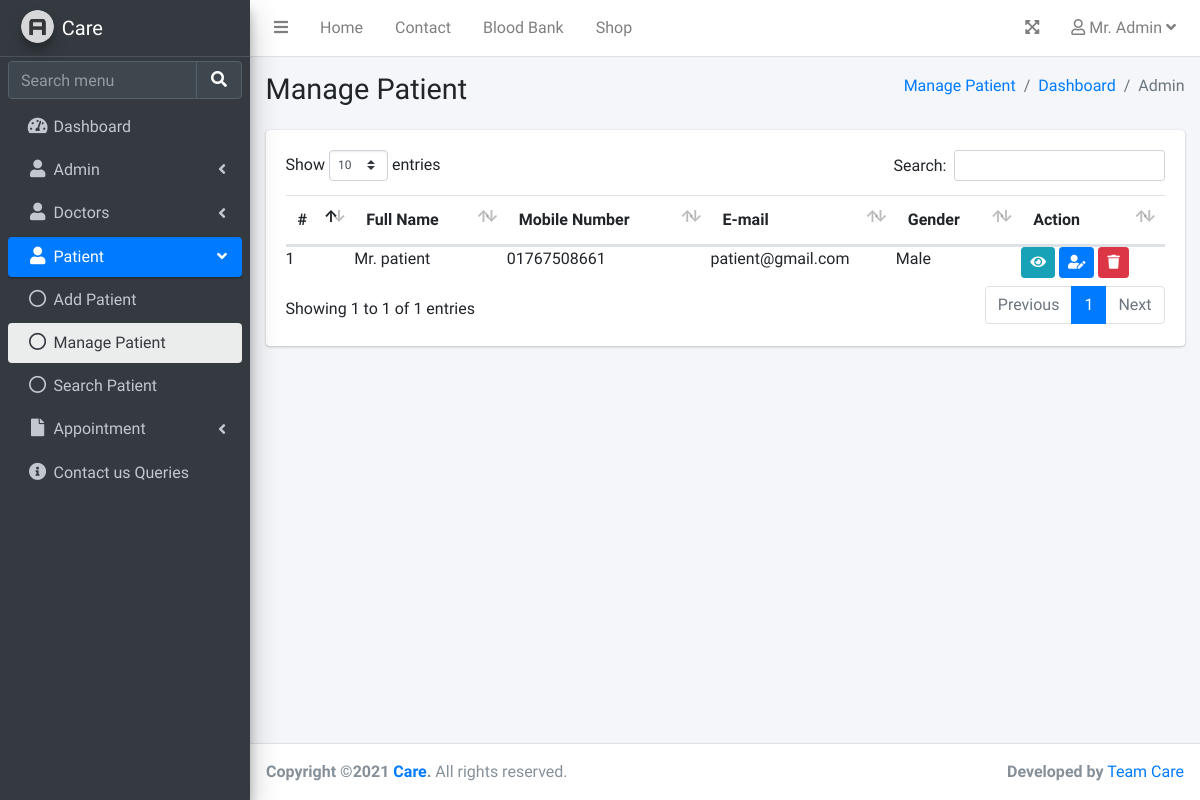
/manage-patient.php (signed in), run on an earlier commit of the app's database.
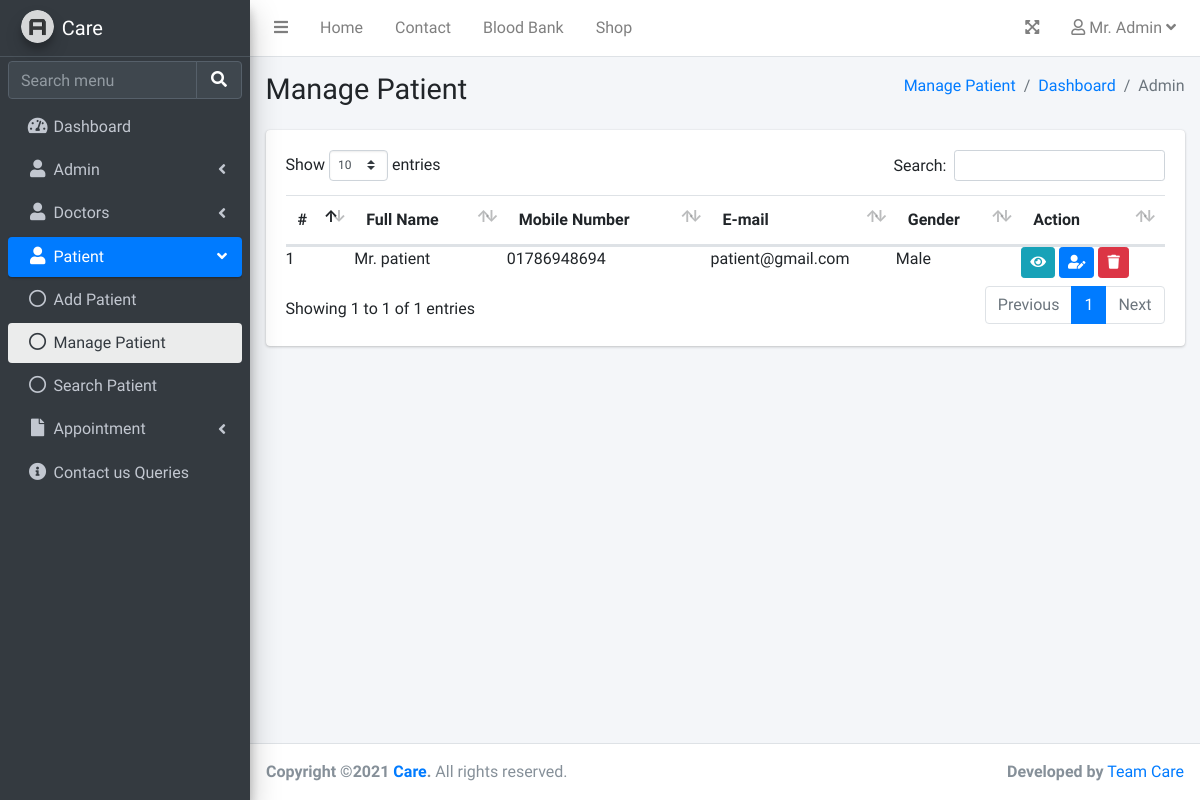
And on a later commit of the database.
### tables this page shows
CREATE TABLE IF NOT EXISTS `users` (
  `id` int(11) NOT NULL AUTO_INCREMENT,
  `specialization` varchar(191) DEFAULT NULL,
  `fees` double DEFAULT '0',
  `fullName` varchar(255) DEFAULT NULL,
  `address` longtext,
  `city` varchar(255) DEFAULT NULL,
  `gender` varchar(255) DEFAULT NULL,
  `email` varchar(255) DEFAULT NULL,
  `mobile_number` varchar(50) DEFAULT NULL,
  `age` double DEFAULT '0',
  `password` varchar(255) DEFAULT NULL,
  `role` varchar(100) NOT NULL DEFAULT 'patient',
  `created_at` timestamp NULL DEFAULT CURRENT_TIMESTAMP,
  `updated_at` timestamp NULL DEFAULT CURRENT_TIMESTAMP ON UPDATE CURRENT_TIMESTAMP,
  PRIMARY KEY (`id`),
  KEY `email` (`email`)
);

### manage-patient.php (the view, shortened to what this page needs)
<?php
$con = connection();
?>
<!DOCTYPE html>
<html lang="en">
<head>
    <link rel="stylesheet" href="plugins/fontawesome-free/css/all.min.css">
    <link rel="stylesheet" href="plugins/datatables-bs4/css/dataTables.bootstrap4.min.css">
    <link rel="stylesheet" href="plugins/datatables-responsive/css/responsive.bootstrap4.min.css">
    <link rel="stylesheet" href="plugins/datatables-buttons/css/buttons.bootstrap4.min.css">
    <link rel="stylesheet" href="dist/css/adminlte.min.css">
</head>
<body class="hold-transition sidebar-mini layout-fixed">
<div class="wrapper">
    <?php include('include/nav.php'); ?>
    <?php include('include/menu.php'); ?>
    <div class="content-wrapper">
        <div class="content-header">
            <div class="container-fluid">
                <div class="row mb-2">
                    <div class="col-sm-6">
                        <h1 class="m-0">Manage Patient</h1>
                    </div>
                    <div class="col-sm-6">
                        <ol class="breadcrumb float-sm-right">
                            <li class="breadcrumb-item"><a href="manage-patient.php">Manage Patient</a></li>
                            <li class="breadcrumb-item"><a href="dashboard.php">Dashboard</a></li>
                            <li class="breadcrumb-item active"><?php echo ucfirst($_SESSION['user_details']['role']); ?></li>
                        </ol>
                    </div>
                </div>
            </div>
        </div>
        <section class="content">
            <div class="container-fluid">
                <div class="card">
                    <div class="card-body">
                        <table class="table table-hover" id="datatable">
                            <thead>
                            <tr>
                                <th>#</th>
                                <th>Full Name</th>
                                <th>Mobile Number</th>
                                <th>E-mail</th>
                                <th>Gender </th>
                                <th>Action</th>
                            </tr>
                            </thead>
                            <tbody>
                            <?php
                            $sql=mysqli_query($con,"select * from users where role='patient'");
                            $cnt=1;
                            while($row=mysqli_fetch_array($sql))
                            {
                                ?>
                                <tr>
                                    <td class="p-0 m-0"><?php echo $cnt;?></td>
                                    <td class="p-0 m-0"><?php echo $row['fullName'];?></td>
                                    <td class="p-0 m-0"><?php echo $row['mobile_number'];?></td>
                                    <td class="p-0 m-0"><?php echo $row['email'];?></td>
                                    <td class="p-0 m-0"><?php echo ucfirst($row['gender']);?></td>
                                    <td class="p-0 m-0">
                                        <a href="view.php?id=<?php echo $row['id']?>" class="btn btn-info btn-sm"><i class="fa fa-eye"></i></a>
                                        <a href="edit-patient.php?id=<?php echo $row['id']?>" onClick="return confirm('Are you sure you want to edit?')" class="btn btn-primary btn-sm"><i class="fa fa-user-edit"></i></a>
                                        <a href="manage-patient.php?id=<?php echo $row['id']?>&del=delete" onClick="return confirm('Are you sure you want to delete?')" class="btn btn-danger btn-sm"><i class="fa fa-trash"></i></a>
                                    </td>
                                </tr>
                                <?php
                                $cnt=$cnt+1;
                            }?>
                            </tbody>
                        </table>
                    </div>
                </div>
            </div>
        </section>
    </div>
    <?php include('include/footer.php'); ?>
</div>
</body>
</html>

What changed in the data, as far as the page shows it:
changed users "Mr. patient": mobile_number "01767508661" → "01786948694"
